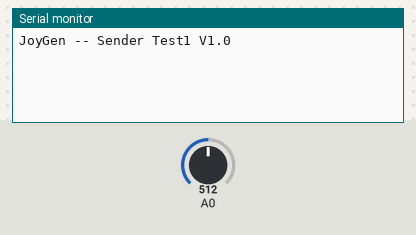
Simulated run of this sketch. Board: Arduino Uno, built with avr-gcc and run on an emulated ATmega328P. Parts: the last lines printed to the serial monitor. The inputs (shaded band) are chosen by the test bench; at power-on: A0 = 512. No radio packets arrive unless stated.

Above: at 1.2 s.
1.3 s: A0 set to 716
At 2.0 s:
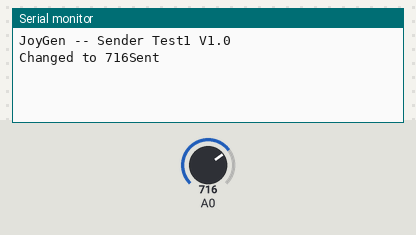
2.8 s: A0 set to 900
At 4.3 s:
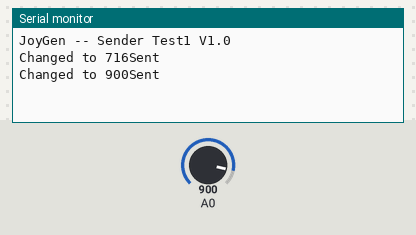

Measured:
- after the input at 1.3 s, the serial monitor: prints a new line at once (image 1)
- after the input at 2.8 s, the serial monitor: prints a new line at once (image 2)

The sketch:

JoyGen_Test_Sender.ino
```cpp
// (licence header left out)
#include <SPI.h>
#include "RF24.h"

#define VERSIONSTR "1.0"

byte ctrlAddr[][6] = { "1Ctrl", "2Ctrl" };
byte treeAddr[][6] = { "1Tree", "2Tree", "3Tree" };

bool radioNumber = 0;

RF24 radio(9, 10);

/**
* Create a data structure for transmitting and receiving data
* This allows many variables to be easily sent and received in a single transmission
* See http://www.cplusplus.com/doc/tutorial/structures/
*/
struct dataStruct
{
  char cmd;
  uint16_t value;
} myData;

uint16_t lastReading = 0;


void setup()
{
  Serial.begin(115200);
  Serial.println(F("JoyGen -- Sender Test1 V" VERSIONSTR));

  radio.begin();

  radio.setPALevel(RF24_PA_MIN);

  radio.openWritingPipe(treeAddr[0]);
  radio.openReadingPipe(1, ctrlAddr[radioNumber]);

  radio.startListening();

  lastReading = analogRead(0);

}


void loop()
{
  uint16_t reading;
  static uint32_t lastTime = 0;

  while (!Serial.available())
  {
    if ((millis() - lastTime) > 10)  // read only every x ms
    {
      lastTime = millis();
      reading = analogRead(0);
      if (reading != lastReading)
        break; // exit the while loop;
    }
  }

  while (Serial.available())
  {
    Serial.read(); // clear the buffer if we got serial data
  }

  radio.stopListening();                                    // First, stop listening so we can talk.

  lastReading = reading;

  Serial.print(F("Changed to "));
  Serial.print(reading);

  myData.cmd = 'X';
  myData.value = map(reading, 0, 1023, 0, 99);

  if (!radio.write(&myData, sizeof(myData)))
  {
    Serial.println(F("failed"));
  }
  else
  {
    Serial.println(F("Sent"));
  }

  radio.startListening();                                    // Now, continue listening
}
```
